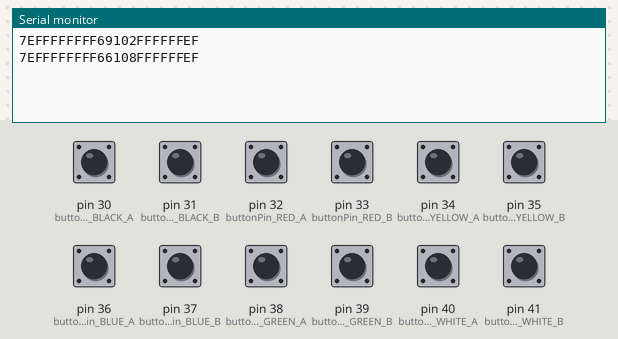
Simulated run of this sketch. Board: Arduino Mega 2560, built with avr-gcc and run on an emulated ATmega2560. Shown: the last lines printed to the serial monitor. Inputs (shaded band) come from the test bench; at power-on: pin 30 (buttonPin_BLACK_A), pin 31 (buttonPin_BLACK_B), pin 32 (buttonPin_RED_A), pin 33 (buttonPin_RED_B), pin 34 (buttonPin_YELLOW_A), pin 35 (buttonPin_YELLOW_B), pin 36 (buttonPin_BLUE_A), pin 37 (buttonPin_BLUE_B), pin 38 (buttonPin_GREEN_A), pin 39 (buttonPin_GREEN_B), pin 40 (buttonPin_WHITE_A), pin 41 (buttonPin_WHITE_B) LOW.

Above: at 1.9 s.
2.0 s: pin 30 (buttonPin_BLACK_A) pulled HIGH for 0.15 s
At 2.9 s:
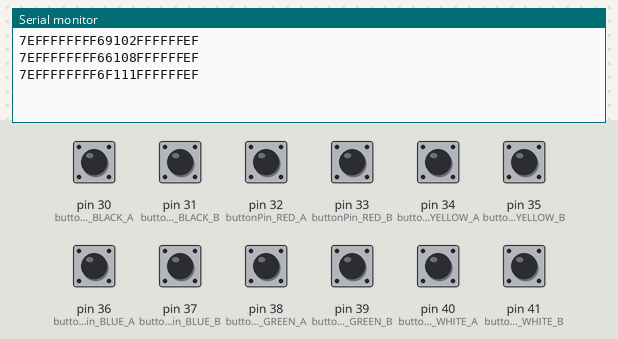
3.6 s: pin 39 (buttonPin_GREEN_B) pulled HIGH for 0.15 s
At 4.1 s:
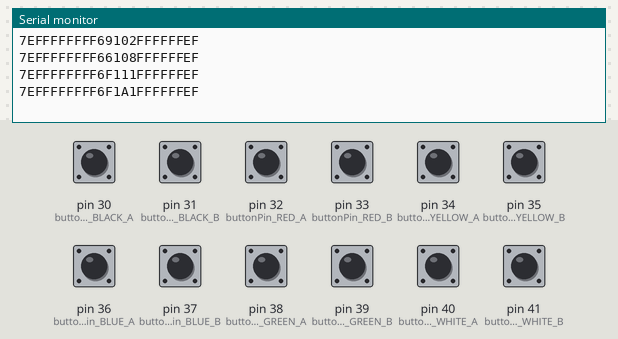
5.2 s: pin 40 (buttonPin_WHITE_A) pulled HIGH for 0.15 s
At 6.5 s:
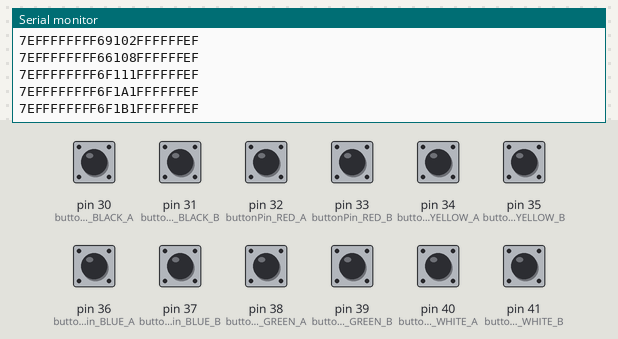

Measured:
- after the input at 2.0 s, the serial monitor: prints a new line at once (image 1)
- after the input at 3.6 s, the serial monitor: prints a new line at once (image 2)
- after the input at 5.2 s, the serial monitor: prints a new line at once (image 3)

The sketch:

MP3Player_v6.ino
```cpp
//code rearranged by Javier Muñoz 10/11/2016 ask me at javimusama@hotmail.com
//additional tweaks (lots of them) by Iceni Design.

#include <SoftwareSerial.h>

#define ARDUINO_TX 14//should connect to TX of the Serial MP3 Player module
#define ARDUINO_RX 15//connect to RX of the module
SoftwareSerial mySerial(ARDUINO_TX, ARDUINO_RX);//init the serial protocol, tell to myserial wich pins are TX and RX

////////////////////////////////////////////////////////////////////////////////////
//all the commands needed in the datasheet(http://geekmatic.in.ua/pdf/Catalex_MP3_board.pdf)
static int8_t Send_buf[8] = {0} ;//The MP3 player undestands orders in a 8 int string
//0X7E FF 06 command 00 00 00 EF;(if command =01 next song order)
#define NEXT_SONG 0X01
#define PREV_SONG 0X02

#define CMD_PLAY_W_INDEX 0X03 //DATA IS REQUIRED (number of song)

#define VOLUME_UP_ONE 0X04
#define VOLUME_DOWN_ONE 0X05
#define CMD_SET_VOLUME 0X06//DATA IS REQUIRED (number of volume from 0 up to 30(0x1E))
#define SET_DAC 0X17
#define CMD_PLAY_WITHVOLUME 0X22 //data is needed  0x7E 06 22 00 xx yy EF;(xx volume)(yy number of song)

#define CMD_SEL_DEV 0X09 //SELECT STORAGE DEVICE, DATA IS REQUIRED
#define DEV_TF 0X02 //HELLO,IM THE DATA REQUIRED

#define SLEEP_MODE_START 0X0A
#define SLEEP_MODE_WAKEUP 0X0B

#define CMD_RESET 0X0C//CHIP RESET
#define CMD_PLAY 0X0D //RESUME PLAYBACK
#define CMD_PAUSE 0X0E //PLAYBACK IS PAUSED

#define CMD_PLAY_WITHFOLDER 0X0F//DATA IS NEEDED, 0x7E 06 0F 00 01 02 EF;(play the song with the directory \01\002xxxxxx.mp3

#define STOP_PLAY 0X16

#define PLAY_FOLDER 0X17// data is needed 0x7E 06 17 00 01 XX EF;(play the 01 folder)(value xx we dont care)

#define SET_CYCLEPLAY 0X19//data is needed 00 start; 01 close

#define SET_DAC 0X17//data is needed 00 start DAC OUTPUT;01 DAC no output
////////////////////////////////////////////////////////////////////////////////////

//I have two columns (A, B) of 6 rows (Black, Red, Yellow, Blue, Green, White) of buttons
//Cycle variables are needed for buttons that play multiple samples sequentially

//~~~~ COLUMN A ~~~~
#define buttonPin_BLACK_A   30
int buttonState_BLACK_A = 0;      // variable for reading the pushbutton status
int Cycle_BLACK_A = 0;            // variable current Track Number
int Cycle_BLACK_A_NEXT = 1;       // variable next Track Number
#define buttonPin_RED_A   32
int buttonState_RED_A = 0;        // variable for reading the pushbutton status
#define buttonPin_YELLOW_A   34
int buttonState_YELLOW_A = 0;     // variable for reading the pushbutton status
#define buttonPin_BLUE_A   36
int buttonState_BLUE_A = 0;       // variable for reading the pushbutton status
#define buttonPin_GREEN_A   38
int buttonState_GREEN_A = 0;      // variable for reading the pushbutton status
#define buttonPin_WHITE_A   40
int buttonState_WHITE_A = 0;      // variable for reading the pushbutton status

//~~~~ COLUMN B ~~~~
#define buttonPin_BLACK_B   31
int buttonState_BLACK_B = 0;      // variable for reading the pushbutton status
int Cycle_BLACK_B = 1;            // variable current Track Number
int Cycle_BLACK_B_NEXT = 2;       // variable next Track Number
#define buttonPin_RED_B   33
int buttonState_RED_B = 0;        // variable for reading the pushbutton status
#define buttonPin_YELLOW_B   35
int buttonState_YELLOW_B = 0;     // variable for reading the pushbutton status
int Cycle_YELLOW_B = 1;           // variable current Track Number
int Cycle_YELLOW_B_NEXT = 2;       // variable next Track Number
#define buttonPin_BLUE_B   37
int buttonState_BLUE_B = 0;       // variable for reading the pushbutton status
#define buttonPin_GREEN_B   39
int buttonState_GREEN_B = 0;      // variable for reading the pushbutton status
#define buttonPin_WHITE_B   41
int buttonState_WHITE_B = 0;      // variable for reading the pushbutton status

void setup()
{
  // initialize the pushbutton pins as an input:
  pinMode(buttonPin_BLACK_A, INPUT);
  pinMode(buttonPin_RED_A, INPUT);
  pinMode(buttonPin_YELLOW_A, INPUT);
  pinMode(buttonPin_BLUE_A, INPUT);
  pinMode(buttonPin_GREEN_A, INPUT);
  pinMode(buttonPin_WHITE_A, INPUT);

  pinMode(buttonPin_BLACK_B, INPUT);
  pinMode(buttonPin_RED_B, INPUT);
  pinMode(buttonPin_YELLOW_B, INPUT);
  pinMode(buttonPin_BLUE_B, INPUT);
  pinMode(buttonPin_GREEN_B, INPUT);
  pinMode(buttonPin_WHITE_B, INPUT);

  Serial.begin(9600);//Start our Serial coms for serial monitor in our pc
  mySerial.begin(9600);//Start our Serial coms for THE MP3
  delay(500);//Wait chip initialization is complete
  sendCommand(CMD_SEL_DEV, DEV_TF);//select the TF card
  delay(200);//wait for 200ms
  sendCommand(CMD_SET_VOLUME, 0X08); //Set volume in hex 0-30

}
void loop()
{

  buttonState_BLACK_A = digitalRead(buttonPin_BLACK_A);
  buttonState_RED_A = digitalRead(buttonPin_RED_A);
  buttonState_YELLOW_A = digitalRead(buttonPin_YELLOW_A);
  buttonState_BLUE_A = digitalRead(buttonPin_BLUE_A);
  buttonState_GREEN_A = digitalRead(buttonPin_GREEN_A);
  buttonState_WHITE_A = digitalRead(buttonPin_WHITE_A);

  buttonState_BLACK_B = digitalRead(buttonPin_BLACK_B);
  buttonState_RED_B = digitalRead(buttonPin_RED_B);
  buttonState_YELLOW_B = digitalRead(buttonPin_YELLOW_B);
  buttonState_BLUE_B = digitalRead(buttonPin_BLUE_B);
  buttonState_GREEN_B = digitalRead(buttonPin_GREEN_B);
  buttonState_WHITE_B = digitalRead(buttonPin_WHITE_B);


  if (buttonState_BLACK_A == HIGH) {

    Cycle_BLACK_A = Cycle_BLACK_A_NEXT;

    if (Cycle_BLACK_A == 1) { //if its 1 then play the first track and make the next one track 2
      sendCommand(CMD_PLAY_WITHFOLDER, 0X0101);
      Cycle_BLACK_A_NEXT = 2;
      delay(1000);
    }
    else if (Cycle_BLACK_A == 2) {
      sendCommand(CMD_PLAY_WITHFOLDER, 0X0102);
      Cycle_BLACK_A_NEXT = 3;
      delay(1000);
    }
    else if (Cycle_BLACK_A == 3) {
      sendCommand(CMD_PLAY_WITHFOLDER, 0X0103);
      Cycle_BLACK_A_NEXT = 4;
      delay(1000);
    }
    else {
      sendCommand(CMD_PLAY_WITHFOLDER, 0X0101); //something has gone wrong so play the first track and make the next one track 2
      Cycle_BLACK_A_NEXT = 1;
      delay(1000);
    }

  }
  else if (buttonState_BLACK_B == HIGH) {

    Cycle_BLACK_B = Cycle_BLACK_B_NEXT;

    if (Cycle_BLACK_B == 1) { //if its 1 then play the first track and make the next one track 2
      sendCommand(CMD_PLAY_WITHFOLDER, 0X0201);
      Cycle_BLACK_B_NEXT = 2;
      delay(1000);
    }
    else if (Cycle_BLACK_B == 2) {
      sendCommand(CMD_PLAY_WITHFOLDER, 0X0202);
      Cycle_BLACK_B_NEXT = 3;
      delay(1000);
    }
    else if (Cycle_BLACK_B == 3) {
      sendCommand(CMD_PLAY_WITHFOLDER, 0X0203);
      Cycle_BLACK_B_NEXT = 4;
      delay(1000);
    }
    else {
      sendCommand(CMD_PLAY_WITHFOLDER, 0X0201); //something has gone wrong so play the first track and make the next one track 2
      Cycle_BLACK_B_NEXT = 2;
      delay(1000);
    }
  }
  else if (buttonState_RED_A == HIGH) {
    sendCommand(CMD_PLAY_WITHFOLDER, 0X0301);//play the song in folder 01, named 001xxxxxx.xxx
    delay(1000);
  }
  else if (buttonState_RED_B == HIGH) {
    sendCommand(CMD_PLAY_WITHFOLDER, 0X0401);//play the song in folder 01, named 001xxxxxx.xxx
    delay(1000);
  }
  else if (buttonState_YELLOW_A == HIGH) {
    sendCommand(CMD_PLAY_WITHFOLDER, 0X0501);//play the song in folder 01, named 001xxxxxx.xxx
    delay(1000);
  }
  else if (buttonState_YELLOW_B == HIGH) {

    Cycle_YELLOW_B = Cycle_YELLOW_B_NEXT;
    delay(1000);

    if (Cycle_YELLOW_B == 1) { //if its 1 then play the first track and make the next one track 2
      sendCommand(CMD_PLAY_WITHFOLDER, 0X0601);
      Cycle_YELLOW_B_NEXT = 2;
      delay(1000);
    }
    else if (Cycle_YELLOW_B == 2) {
      sendCommand(CMD_PLAY_WITHFOLDER, 0X0602);
      Cycle_YELLOW_B_NEXT = 3;
      delay(1000);
    }
    else if (Cycle_YELLOW_B == 3) {
      sendCommand(CMD_PLAY_WITHFOLDER, 0X0603);
      Cycle_YELLOW_B_NEXT = 4;
      delay(1000);
    }
    else if (Cycle_YELLOW_B == 4) {
      sendCommand(CMD_PLAY_WITHFOLDER, 0X0604);
      Cycle_YELLOW_B_NEXT = 1;
      delay(1000);
    }
    else {
      sendCommand(CMD_PLAY_WITHFOLDER, 0X0601); //something has gone wrong so play the first track and make the next one track 2
      Cycle_YELLOW_B_NEXT = 2;
      delay(1000);
    }

  }
  else if (buttonState_BLUE_A == HIGH) {
    sendCommand(CMD_PLAY_WITHFOLDER, 0X0701);
    delay(1000);
  }
  else if (buttonState_BLUE_B == HIGH) {
    sendCommand(CMD_PLAY_WITHFOLDER, 0X0801);
    delay(1000);
  }
  else if (buttonState_GREEN_A == HIGH) {
    sendCommand(CMD_PLAY_WITHFOLDER, 0X0901);
    delay(1000);
  }
  else if (buttonState_GREEN_B == HIGH) {
    sendCommand(CMD_PLAY_WITHFOLDER, 0X0A01);
    delay(1000);
  }
  else if (buttonState_WHITE_A == HIGH) {
    sendCommand(CMD_PLAY_WITHFOLDER, 0X0B01);
    delay(10000);
  }
  else if (buttonState_WHITE_B == HIGH) {
    sendCommand(CMD_PLAY_WITHFOLDER, 0X0C01);
    delay(1000);
  }
}

void sendCommand(int8_t command, int16_t dat)
{
  delay(20);
  Send_buf[0] = 0x7e; //starting byte
  Send_buf[1] = 0xff; //version
  Send_buf[2] = 0x06; //the number of bytes of the command without starting byte and ending byte
  Send_buf[3] = command; //
  Send_buf[4] = 0x01;//0x00 = no feedback, 0x01 = feedback
  Send_buf[5] = (int8_t)(dat >> 8);//datah
  Send_buf[6] = (int8_t)(dat); //datal
  Send_buf[7] = 0xef; //ending byte
  for (uint8_t i = 0; i < 8; i++) //
  {
    mySerial.write(Send_buf[i]) ;//send bit to serial mp3
    Serial.print(Send_buf[i], HEX); //send bit to serial monitor in pc
  }
  Serial.println();
}
```
